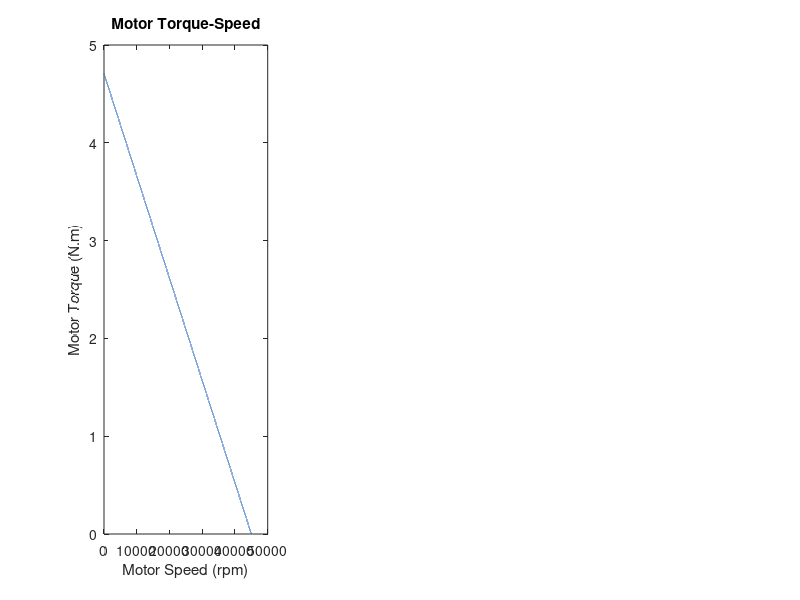

Recreate this plot in MATLAB. (Note: this script raises an error after producing the figure.)
clear
clc

%% Inputs

%All in standard SI units unless noted
OperatingVoltage = 40                                               %V
TorqueConstant = 8.474E-3                                           %N.m/A
VoltageConstant = 1125                                              %RPM/V
ArmatureResistance = 0.072                                          %Ohms
reqOutputSpeed = 575                                                %RPM
reqOutputTorque = 55                                                %N.m
Efficiency = 90/100             
Duty = 2000                                                         %Hours

%Gear Specs
PressureAngle = 20*pi/180                                           %Rad
FaceWidth = [1.5, 1.25, 1, 0.75, 0.5, 0.25, 0.188, 0.125]         %inch
DiametralPitch = [8, 10, 12, 16, 20, 24, 32, 48]                    %teeth/inch
k = 1                                                               %Teeth Depth (1 = full)
%Number of teeth Chosen from iterative analysis, 
%Chosen diametral pich of 20
%Number of teeth variables:
P1 = 16
N1 = 70
P2 = 16
N2 = 70

%% Motor Torque-Speed
%point 1:
NoLoadSpeed = VoltageConstant*OperatingVoltage;
NoLoadTorque = 0;
%point 2:
StallTorque = TorqueConstant*OperatingVoltage/ArmatureResistance;
StallSpeed = 0;

%determine Torque-speed graph
points = [StallSpeed, StallTorque;
          NoLoadSpeed, NoLoadTorque];
polynomialDegree = length(points)-1;
MotorLine = polyfit(points(:,1),points(:,2),polynomialDegree);
MotorLineE = Efficiency.*MotorLine;

f1 = figure('Renderer', 'painters', 'Position', [10 10 1200 300])
subplot(1,3,1)
plot([StallSpeed:NoLoadSpeed], polyval(MotorLine,[StallSpeed:NoLoadSpeed]))
hold on
title("Motor Torque-Speed")
xlabel("Motor Speed (rpm)")
ylabel("Motor Torque (N.m)")
hold off

%% Gear Ratio Target (minimization)
syms r
eqn = MotorLineE(1)*reqOutputSpeed*r^2 + MotorLineE(2)*r == reqOutputTorque;
soln = double(solve(eqn,r))

ratioTarget = soln(1);

TargetLine = [MotorLineE(1)*ratioTarget^2, MotorLineE(2)*ratioTarget];

subplot(1,3,2)
plot([StallSpeed/ratioTarget: NoLoadSpeed/ratioTarget], polyval(TargetLine,[StallSpeed/ratioTarget: NoLoadSpeed/ratioTarget]))
hold on
plot(reqOutputSpeed, reqOutputTorque,'*')
title(["Drill Torque-Speed (Target), m = ", ratioTarget])
xlabel("Drill Speed (rpm)")
ylabel("Drill Torque (N.m)")
legend("Drill Output", "Given Requirement")
hold off


%% Gears

m1actual = N1/P1;
m2actual = N2/P2;
ratio = m1actual*m2actual;

%limits:
%pinions
P1l = ceil((2*k*(m1actual+(m1actual^2+(1-2*m1actual)*(sin(PressureAngle))^2)^0.5))/((1+2*m1actual)*(sin(PressureAngle))^2));
P2l = ceil((2*k*(m2actual+(m2actual^2+(1-2*m2actual)*(sin(PressureAngle))^2)^0.5))/((1+2*m2actual)*(sin(PressureAngle))^2));

%gear Limits
N1l = floor(((P1l^2)*(sin(PressureAngle)^2)-4*k^2)/(4*k-2*P1l*sin(PressureAngle)^2));
N2l = floor(((P1l^2)*(sin(PressureAngle)^2)-4*k^2)/(4*k-2*P2l*sin(PressureAngle)^2));

RatioTable = table(P1, P1l, N1, N1l, m1actual, P2, P2l, N2, N2l, m2actual, ratio)

%old ratio determiner
%{
if(m1*P1l > N1l)
    N1 = N1l;   %Gear Ratio m is too large
    disp("Ratio m1 Too Large, increasing P1")
    P1l = P1l+1;
    N1 = floor(m1*P1l);
else
    N1 = floor(m1*P1l);
end

if(m2*P2 > N2l);
    N2 = N2l;    %Gear Ratio m is too large
    disp("Ratio m2 Too Large, increasing P2")
    P2 = P2+1;
    N2 = floor(m2*P2);
else
    N2 = floor(m2*P2);
end

%}

%% Gear Ratio (Overall)

outputTorque = [0];
outputSpeed = [0];

RealLine = [MotorLineE(1)*ratio^2, MotorLineE(2)*ratio];

for x = [StallSpeed:NoLoadSpeed]
   outputSpeed = [outputSpeed, x/ratio];
   outputTorque = [outputTorque, polyval(RealLine,x/ratio)];
end
outputSpeed = outputSpeed(2:end);
outputTorque = outputTorque(2:end);
subplot(1,3,3)
plot(outputSpeed, outputTorque)
hold on
plot(reqOutputSpeed,reqOutputTorque,'*')
title(["Drill Torque-Speed (Actual) m = ", ratio])
xlabel("Drill Speed (rpm)")
ylabel("Drill Torque (N.m)")
legend("Drill Output", "Given Requirement")
hold off

%% Shaft Torque and Speed Estimation
%{
Motor - P1  : Shaft A
N1 - P2     : Shaft B
N2 - Chuck  : Shaft C
%}

outputPower = reqOutputSpeed*reqOutputTorque*pi/30 ;
intermediatePower = outputPower/Efficiency^0.5;
inputPower = intermediatePower/Efficiency^0.5;
efficiency = outputPower/inputPower;

%Shaft C
SpeedC = reqOutputSpeed;
TorqueC = reqOutputTorque;
%Shaft B
SpeedB = SpeedC*m2actual;
TorqueB = intermediatePower/(SpeedB*pi/30);
%Shaft A
SpeedA = SpeedB*m1actual;
TorqueA = inputPower/(SpeedA*pi/30);

TorqueSpeedEstimation = table(TorqueA, SpeedA, TorqueB, SpeedB, TorqueC, SpeedC)
PowerTable = table(inputPower, intermediatePower, outputPower, efficiency)

%% Operating Gear Forces, Torques and Diameters

Force1t = [0];
Force1r = [0];
Force2t = [0];
Force2r = [0];

P1diameter = [0];
N1diameter = [0];
P2diameter = [0];
N2diameter = [0];

for x = DiametralPitch
    x = x/0.0254;  %Teeth/inch -> teeth/meter
    P1dia = P1/x; %Teeth / (Teeth/meter) = meter
    N1dia = N1/x;
    P2dia = P2/x;
    N2dia = N2/x;
    
    P1diameter = [P1diameter, P1dia];
    N1diameter = [N1diameter, N1dia];
    P2diameter = [P2diameter, P2dia];
    N2diameter = [N2diameter, N2dia];
    
    %Transmitted Load: Pinion 1 -> Gear 1
    Wt1 = (60000*inputPower*10^-3)/(pi*P1dia*SpeedA);
    %Radial Load: Pinion 1 -> Gear 1
    Wr1 = tan(PressureAngle)*Wt1;
    
    %Transmitted Load: Pinion 2 -> Gear 2
    Wt2 = (60000*outputPower*10^-3)/(pi*N2dia*SpeedC);
    %Radial Load: Pinion 2 -> Gear 2
    Wr2 = tan(PressureAngle)*Wt2;
    
    Force1t = [Force1t, Wt1];
    Force1r = [Force1r, Wr1];
    Force2t = [Force2t, Wt2];
    Force2r = [Force2r, Wr2];
end

Force1t = transpose(Force1t(2:end));
Force2t = transpose(Force2t(2:end));
Force1r = transpose(Force1r(2:end));
Force2r = transpose(Force2r(2:end));

P1diameter = transpose(P1diameter(2:end)).*100; %meters -> centimeters;
N1diameter = transpose(N1diameter(2:end)).*100; %meters -> centimeters;
P2diameter = transpose(P2diameter(2:end)).*100; %meters -> centimeters;
N2diameter = transpose(N2diameter(2:end)).*100; %meters -> centimeters;

ForceDiameterTable = table(transpose(DiametralPitch), Force1t, Force1r, P1diameter, N1diameter, Force2t, Force2r, P2diameter, N2diameter)

%{

Not confident that this is correct

%Wt, Tangential Forces
Force1t = [0];
Force2t = [0];
%Wr, Radial Forces
Force1r = [0];
Force2r = [0];
%Gear Diameters
P1diameter = [0];
N1diameter = [0];
P2diameter = [0];
N2diameter = [0];
%Shaft Torques
AT = [0];
BT = [0];
CT = [0];

for x = DiametralPitch
DiametralPitch1 = x/0.0254;
DiametralPitch2 = x/0.0254;  %Teeth/inch -> teeth/meter

P1dia = P1/DiametralPitch1; %Teeth / (Teeth/meter) = meter
N1dia= N1/DiametralPitch1;
P2dia= P2/DiametralPitch2;
N2dia= N2/DiametralPitch2;

%Logging diameters for the table below
P1diameter = [P1diameter, P1dia];
N1diameter = [N1diameter, N1dia];
P2diameter = [P2diameter, P2dia];
N2diameter = [N2diameter, N2dia];

%Tangential Forces
Ctorque = CopTorque;
Wt2 = Ctorque/(cos(PressureAngle2)*N2dia/2);
Btorque = (Wt2*P2dia/2)/cos(PressureAngle2);
Wt1 = Btorque/(cos(PressureAngle1)*N1dia/2);
Atorque = (Wt1*P1dia/2)/cos(PressureAngle1);
Force2t = [Force2t, Wt2];
Force1t = [Force1t, Wt1];
%Radial Forces
Force1r = [Force1r, tan(PressureAngle1)*Wt1];
Force2r = [Force2r, tan(PressureAngle2)*Wt2];
%Shaft Torques
AT = [AT, Atorque];
BT = [BT, Btorque];
CT = [CT, Ctorque];

end

Force1t = Force1t(2:end);
Force2t = Force2t(2:end);
Force1r = Force1r(2:end);
Force2r = Force2r(2:end);

P1diameter = P1diameter(2:end);
N1diameter = N1diameter(2:end);
P2diameter = P2diameter(2:end);
N2diameter = N2diameter(2:end);

AT = AT(2:end);
BT = BT(2:end);
CT = CT(2:end);

DiametralPitch = transpose(DiametralPitch);
Force1t = transpose(Force1t);
Force2t = transpose(Force2t);
Force1r = transpose(Force1r);
Force2r = transpose(Force2r)
P1diameter = transpose(P1diameter).*100; %meters -> centimeters
N1diameter = transpose(N1diameter).*100;
P2diameter = transpose(P2diameter).*100;
N2diameter = transpose(N2diameter).*100;
AT = transpose(AT);
BT = transpose(BT);
CT = transpose(CT);

ForceTorqueTable = table(DiametralPitch, AT, Force1t, Force1r, BT,  Force2t, Force2r, CT)

DiameterTable = table(DiametralPitch, P1diameter, N1diameter, P2diameter, N2diameter)

%}

%% Stresses 
% (Calculated in USCS then converted to metric)


ContactPinion1 = [0];
BendingPinion1 = [0];
ContactGear1 = [0];
BendingGear1 = [0];
ContactPinion2 = [0];
BendingPinion2 = [0];
ContactGear2 = [0];
BendingGear2 = [0];



for x = [1:length(DiametralPitch)]
    %Pinion 1
    [CP1, BP1] = stresses(DiametralPitch(x), P1, SpeedA, FaceWidth(x), Force1t(x), m1actual, PressureAngle);
    %Gear 1
    [CN1, BN1] = stresses(DiametralPitch(x), N1, SpeedB, FaceWidth(x), Force1t(x), m1actual, PressureAngle);
    %Pinion 2
    [CP2, BP2] = stresses(DiametralPitch(x), P2, SpeedB, FaceWidth(x), Force2t(x), m2actual, PressureAngle);
    %Gear 2
    [CN2, BN2] = stresses(DiametralPitch(x), N2, SpeedC, FaceWidth(x), Force2t(x), m2actual, PressureAngle);
    
    ContactPinion1 = [ContactPinion1, CP1];
    BendingPinion1 = [BendingPinion1, BP1];
    ContactGear1 = [ContactGear1, CN1];
    BendingGear1 = [BendingGear1, BN1];
    ContactPinion2 = [ContactPinion2, CP2];
    BendingPinion2 = [BendingPinion2, BP2];
    ContactGear2 = [ContactGear2, CN2];
    BendingGear2 = [BendingGear2, BN2];
    
end

ContactPinion1 = transpose(ContactPinion1(2:end));
BendingPinion1 = transpose(BendingPinion1(2:end));
ContactGear1 = transpose(ContactGear1(2:end));
BendingGear1 = transpose(BendingGear1(2:end));
ContactPinion2 = transpose(ContactPinion2(2:end));
BendingPinion2 = transpose(BendingPinion2(2:end));
ContactGear2 = transpose(ContactGear2(2:end));
BendingGear2 = transpose(BendingGear2(2:end));

StressTable = table(transpose(DiametralPitch), ContactPinion1, BendingPinion1, ContactGear1, BendingGear1, ContactPinion2, BendingPinion2, ContactGear2, BendingGear2)


%{
Pd = Diametral Pitch
N = Number of Teeth on pinion
n = Angular Velocity (rpm)
F = Face Width
Wt = Tangetntial load
m = gear Ratio
phi = pressure angle
ht = tooth height
tr = rim thickness
%}
function [CS, BS] = stresses(Pd, N, n, F, Wt, m, phi) 
    dp = N/Pd;             %Diameter inches
    V = pi*dp*n/12;        %Linear Velocity    
    
    %Ko - Overload Factor
    Ko = 1.2; %Moderate Shock

    %Kv - Dynamic Factor
    Qv = 9; %Low end of precision quality gears, Catalog: pg. 48, AGMA class: 9
    B = 0.25*(12 - Qv)^(2/3);
    A = 50 + 56*(1 - B);
    Kv = ((A + V^0.5)/A)^B;
    
    %Ks - Size Factor  
    x = 1.5708/Pd; %Tooth Width, equation from boston
    Y = 2*x*Pd/3;
    Ks = 1.192*((F*Y^0.5)/Pd)^0.0535;
    
    %Km - Load Distribution Factor
    Cmc = 0.8; %Crowned
    Cpf = F/(10*dp) - 0.025;
    Cpm = 1;
    A = 0.0675; %Precision, enclosed, Table 14-9
    B = 0.0128;
    C = -0.926E-4;
    Cma = A + B*F + C*F^2;
    Ce = 1;
    Km = 1 + Cmc*(Cpf*Cpm + Cma*Ce);

    %Kb - Rim Thickness Factor
    Kb = 1; %Assumption given by professor
    %{
    if Pd < 20 %Whole Depth Equation from Boston
        ht = 2.157/Pd;
    else
        ht = 2.2/Pd + 0.002; 
    end
    
    tr = %Cannot find equation or values specifying rim thickness
    
    mb = tr/ht;
    if mb < 1.2
        Kb = 1.6*log(2.242/mb);
    else
        Kb = 1;
    end
    %}
    
    %J - Bending Strength Geometry Factor
    J = 0.275; %Figure 14-6
    
    %Kt - Temperature Factor
    Kt = 1;
    
    %Kr - Reliability Factor
    Kr = 1; %0.99 - Eq. 14-38
    
    %Cp - Elastic Coefficient
    Cp = 2300; %Table 14-8 steel-steel
    
    %I - Pitting Resistance Geometry Factor
    mn = 1; %Load sharing ratio: 1 for spur gears
    I = ((cos(phi)*sin(phi))/(2*mn))*(m/(m+1));
    
    %Cf - surface condition factor
    Cf = 1;
    
    %Zn - Stress-Cycle Factor
    Zn = 1;

    %Contact Stress
    CS = (Cp*sqrt(Wt*Ko*Kv*Ks*(Km/(dp*F))*(Cf/I)))*0.00689476; %Contact stress in psi -> MPa

    %Bending Stress
    BS = (Wt*Ko*Kv*Ks*(Pd/F)*((Km*Kb)/J))*0.00689476; %Contact stress in psi -> MPa
end


